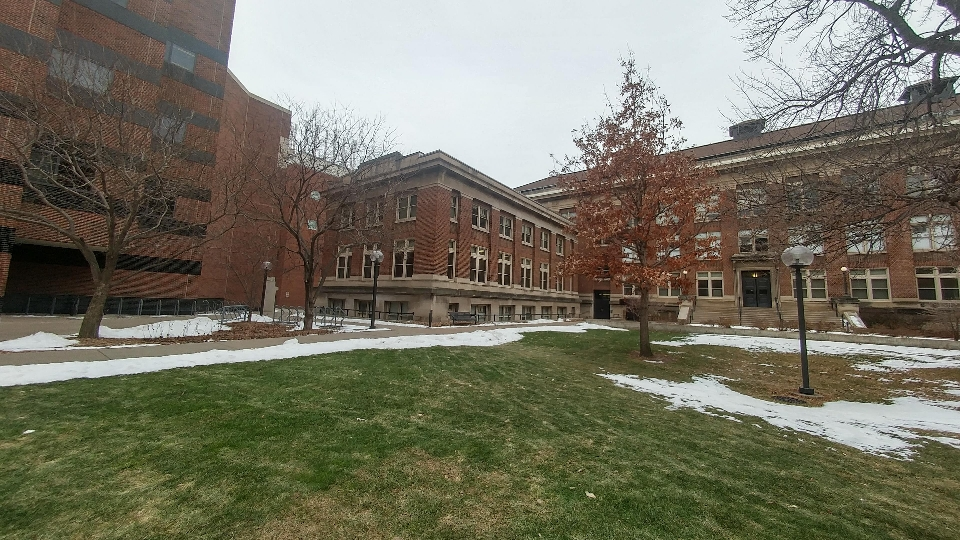
#> input picture A3/panaroma_generation/1.jpg, 960 x 540 px
$ python q2_2021550.py
#> lines starting #> are read from the running program, lines starting #| are printed output that depends on the picture; after the words box and inside, x2 and y2 are one past the last pixel; in counts of white or black regions, pixels touching at a corner belong together; long printed decimals are rounded
# %%
import numpy as np
import cv2 as cv
import os
import matplotlib.pyplot as plt
import imutils
np.set_printoptions(suppress=True)

# %% [markdown]
# #### Keypoint Extraction

# %% [markdown]
# Source: https://docs.opencv.org/4.x/da/df5/tutorial_py_sift_intro.html

# %%
image1 = cv.imread('panaroma_generation/1.jpg')
#> image1 is the input picture: shape (540, 960, 3); mean B, G, R 96.7, 113.4, 115.8
image2 = cv.imread('panaroma_generation/2.jpg')
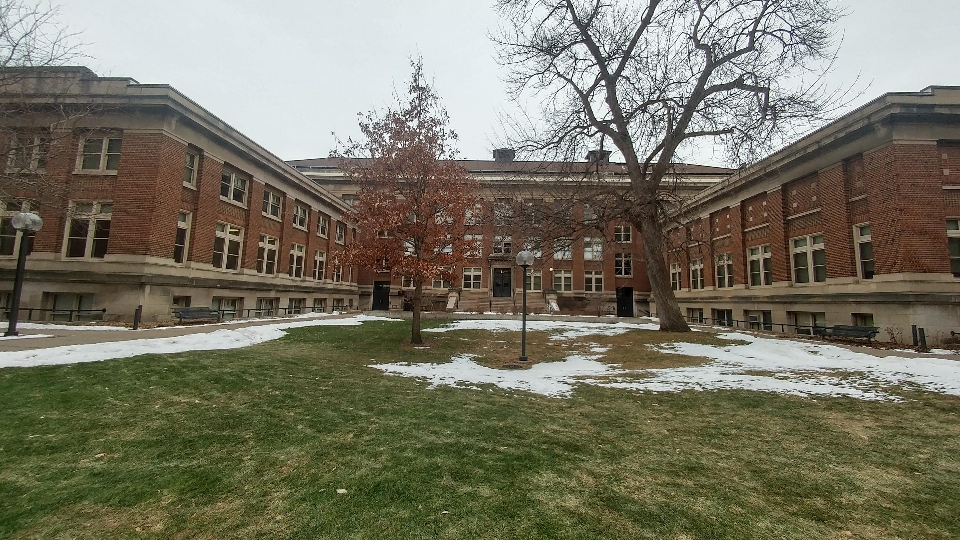
#> input picture A3/panaroma_generation/2.jpg, 960 x 540 px
#> image2 is the input picture: shape (540, 960, 3); mean B, G, R 98.9, 116.2, 118.8
# plot
plt.figure(figsize=(20, 10))
plt.subplot(1, 2, 1)
plt.imshow(cv.cvtColor(image1, cv.COLOR_BGR2RGB))
plt.title('Original Image 1')
plt.subplot(1, 2, 2)
plt.imshow(cv.cvtColor(image2, cv.COLOR_BGR2RGB))
plt.title('Original Image 2')
plt.show()

# %%
# detecting keypoints and descriptors using SIFT algorithm
def keypoint_detection(image1, image2):
    gray1 = cv.cvtColor(image1, cv.COLOR_BGR2GRAY)
    gray2 = cv.cvtColor(image2, cv.COLOR_BGR2GRAY)
    sift = cv.SIFT_create()
    keypoints1, descriptors1 = sift.detectAndCompute(gray1, None)
    keypoints2, descriptors2 = sift.detectAndCompute(gray2, None)
    return keypoints1, descriptors1, keypoints2, descriptors2

# %%
keypoints1, descriptors1, keypoints2, descriptors2 = keypoint_detection(image1, image2)
#> in keypoint_detection, `keypoints1, descriptors1 = sift.detectAndCompute(gray1, None)`: keypoints1 = 2569 keypoints; strongest (x, y, size): (633, 107, 1.8), (890, 49, 1.9), (844, 269, 2.9), (632, 140, 2)
#> in keypoint_detection, `keypoints2, descriptors2 = sift.detectAndCompute(gray2, None)`: keypoints2 = 3170 keypoints; strongest (x, y, size): (551, 269, 1.9), (671, 111, 1.9), (603, 82, 3.1), (770, 2, 2.1)
# drawing keypoints on the images
img1 = cv.drawKeypoints(image1, keypoints1, None, flags=cv.DRAW_MATCHES_FLAGS_DRAW_RICH_KEYPOINTS)
img2 = cv.drawKeypoints(image2, keypoints2, None, flags=cv.DRAW_MATCHES_FLAGS_DRAW_RICH_KEYPOINTS)
# change to RGB
img1 = cv.cvtColor(img1, cv.COLOR_BGR2RGB)
img2 = cv.cvtColor(img2, cv.COLOR_BGR2RGB)
# plotting the images
plt.figure(figsize=(20, 10))
plt.subplot(1, 2, 1)
plt.imshow(img1)
plt.title('Image 1 with Keypoints')
plt.subplot(1, 2, 2)
plt.imshow(img2)
plt.title('Image 2 with Keypoints')
plt.show()

# %% [markdown]
# #### Flann-Based Feature Matching

# %% [markdown]
# Source: https://docs.opencv.org/3.4/d5/d6f/tutorial_feature_flann_matcher.html

# %%
# Flann-Based feature matching using SIFT descriptors and keypoints
def flann_matching(keypoints1, descriptors1, keypoints2, descriptors2):
    flann_matcher = cv.DescriptorMatcher_create(cv.DescriptorMatcher_FLANNBASED)
    knn_flann_matches = flann_matcher.knnMatch(descriptors1, descriptors2, 2)
    # ratio test
    ratio_thresh = 0.7
    good_flann_matches = []
    for m, n in knn_flann_matches:
        if m.distance < ratio_thresh * n.distance:
            good_flann_matches.append(m)
    return good_flann_matches

# %%
good_flann_matches = flann_matching(keypoints1, descriptors1, keypoints2, descriptors2)
#> in flann_matching, `knn_flann_matches = flann_matcher.knnMatch(descriptors1, descriptors2,..`: knn_flann_matches = 2569 matches
#> after the loop in flann_matching, `for m, n in knn_flann_matches:`: good_flann_matches = 204 matches
#> good_flann_matches = 204 matches
# drawing the matches between the images
img_flann_matches = cv.drawMatches(image1, keypoints1, image2, keypoints2, good_flann_matches[:50], None, flags=cv.DrawMatchesFlags_NOT_DRAW_SINGLE_POINTS)
img_flann_matches = cv.cvtColor(img_flann_matches, cv.COLOR_BGR2RGB)
plt.figure(figsize=(20, 10))
plt.imshow(img_flann_matches)
plt.title('FLANN Matches')
plt.show()

# %% [markdown]
# #### Brute-Force Feature Matching

# %% [markdown]
# Source: https://docs.opencv.org/4.x/dc/dc3/tutorial_py_matcher.html

# %%
# Brute-Force Matching using SIFT descriptors and keypoints
def brute_force_matching(descriptors1, descriptors2):
    brute_force = cv.BFMatcher(cv.NORM_L2, crossCheck=True)
    bf_matches = brute_force.match(descriptors1, descriptors2)
    bf_matches = sorted(bf_matches, key=lambda x: x.distance)
    return bf_matches

# %%
bf_matches = brute_force_matching(descriptors1, descriptors2)
#> in brute_force_matching, `bf_matches = brute_force.match(descriptors1, descriptors2)`: bf_matches = 974 matches
#> bf_matches = 974 matches
# drawing the matches between the images
img_bf_matches = cv.drawMatches(image1, keypoints1, image2, keypoints2, bf_matches[:50], None, flags=cv.DrawMatchesFlags_NOT_DRAW_SINGLE_POINTS)
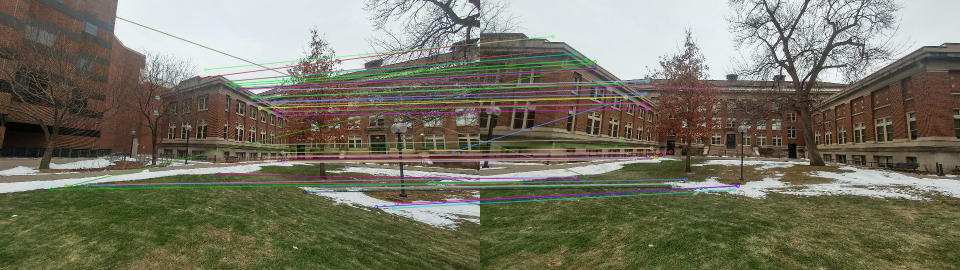
#> img_bf_matches: shape (540, 1920, 3) (shown at 1/2 size); mean B, G, R 100, 116.5, 118.3
img_bf_matches = cv.cvtColor(img_bf_matches, cv.COLOR_BGR2RGB)
# plotting the brute-force matched images
plt.figure(figsize=(20, 10))
plt.imshow(img_bf_matches)
plt.title('Brute-Force Matches')
plt.show()

# %% [markdown]
# #### Homography Estimation

# %% [markdown]
# Source: https://docs.opencv.org/3.4/d1/de0/tutorial_py_feature_homography.html

# %%
def homography_computation(keypoints1, keypoints2, descriptors1, descriptors2, good_flann_matches):
    point1 = np.float32([keypoints1[m.queryIdx].pt for m in good_flann_matches]).reshape(-1, 1, 2)
    point2 = np.float32([keypoints2[m.trainIdx].pt for m in good_flann_matches]).reshape(-1, 1, 2)
    H, mask = cv.findHomography(point2, point1, cv.RANSAC, 5.0)
    return point2, point1, H, mask

# %%
src_pts, dst_pts, H, mask = homography_computation(keypoints1, keypoints2, descriptors1, descriptors2, good_flann_matches)
#> in homography_computation, `point1 = np.float32([keypoints1[m.queryIdx].pt for m in good_flann_mat..`: point1 = 204 rows, first 8: [218, 335.9], [236.1, 365.8], [281.6, 138.3], [333.9, 296], [356.3, 277.6], [376.2, 262.3], [376.3, 321.9], [379.5, 252.5]
#> in homography_computation, `point2 = np.float32([keypoints2[m.trainIdx].pt for m in good_flann_mat..`: point2 = 204 rows, first 8: [807.2, 146.8], [81.04, 367.6], [429.6, 387.3], [795.6, 307.9], [49.99, 255.3], [25.95, 231.6], [19.17, 325.3], [33.87, 216]
#> in homography_computation, `H, mask = cv.findHomography(point2, point1, cv.RANSAC, 5.0)`: H = [[-0.0149, -0.0134, 365], [-0.306, 0.572, 126.8], [-0.00102, -7.45e-05, 1]]; mask = 204 values, max 1 at index 5, min 0 at index 0, mean 0.75
#> src_pts has the same summary as point2 in homography_computation; dst_pts has the same summary as point1 in homography_computation
print(f"Homography Matrix:\n{H}")
#| Homography Matrix:
#| [[ -0.01486  -0.01336 364.967 ]
#|  [ -0.3063   0.5723 126.842]
#|  [ -0.00102  -7.449e-05   1.        ]]

# %% [markdown]
# #### Perspective Warping

# %% [markdown]
# Source: https://theailearner.com/tag/cv2-warpperspective/

# %%
def perspective_warp(img1, img2, H):
    height, width = img1.shape[:2]
    warped_image1 = img1.copy()
    warped_image2 = cv.warpPerspective(img2, H, (width*2, height))
    warped_image2 = cv.resize(warped_image2, (width, height))
    # Warped image 1 and 2 after reshaping to original size of the image
    plt.figure(figsize=(20, 10))
    plt.subplot(1, 2, 1)
    plt.imshow(cv.cvtColor(warped_image1, cv.COLOR_BGR2RGB))
    plt.title('Warped Image 1')
    plt.subplot(1, 2, 2)
    plt.imshow(cv.cvtColor(warped_image2, cv.COLOR_BGR2RGB))
    plt.title('Warped Image 2')
    plt.show()
    # Warped image 1 and 2 without reshaping
    warped_image2 = cv.resize(warped_image2, (width*2, height))
    plt.figure(figsize=(20, 10))
    plt.subplot(1, 2, 1)
    plt.imshow(cv.cvtColor(warped_image1, cv.COLOR_BGR2RGB))
    plt.title('Warped Image 1')
    plt.subplot(1, 2, 2)
    plt.imshow(cv.cvtColor(warped_image2, cv.COLOR_BGR2RGB))
    plt.title('Warped Image 2')
    plt.show()

# %%
perspective_warp(image1, image2, H)

# %% [markdown]
# #### Stiching
#

# %% [markdown]
# ##### Without Cropping and Blending

# %%
# stitching two images together using homography matrix without cropping and blending
def no_crop_blend_stitch(img1, img2, H):
    width_panaroma = img1.shape[1] + img2.shape[1]
    height_panaroma = img1.shape[0]
    warped_image2 = cv.warpPerspective(img2, H, (width_panaroma, height_panaroma))
    # superimpose the image 1 on the warped image 2
    warped_image2[0:img1.shape[0], 0:img1.shape[1]] = img1
    # plot the panaroma generated without cropping and blending
    plt.figure(figsize=(20, 10))
    plt.imshow(cv.cvtColor(warped_image2, cv.COLOR_BGR2RGB))
    plt.title('Panaroma of Image 1 and 2 without Cropping and Blending')
    plt.show()

# %%
no_crop_blend_stitch(image1, image2, H)

# %% [markdown]
# ##### With Cropping and Blending

# %%
def crop_blend_stitch(img1, img2, H):
    width_panaroma = img1.shape[1]
    height_panaroma = img1.shape[0]
    warped_image2 = cv.warpPerspective(img2, H, (width_panaroma, height_panaroma))
    # blend images
    blended_image = cv.addWeighted(warped_image2, 0.5, img1, 0.5, 0)
    # find the contours of the blended image
    gray = cv.cvtColor(blended_image, cv.COLOR_BGR2GRAY)
    _, thresh = cv.threshold(gray, 1, 255, cv.THRESH_BINARY)
    contours, _ = cv.findContours(thresh, cv.RETR_EXTERNAL, cv.CHAIN_APPROX_SIMPLE)
    # find the bounding box of the contours
    x, y, w, h = cv.boundingRect(contours[0])
    # crop the blended image
    cropped_panaroma = blended_image[y:y+h, x:x+w]
    # plot the cropped and blended panaroma
    plt.figure(figsize=(20, 10))
    plt.imshow(cv.cvtColor(cropped_panaroma, cv.COLOR_BGR2RGB))
    plt.title('Panaroma of Image 1 and 2 with Cropping and Blending')
    plt.show()

# %%
crop_blend_stitch(image1, image2, H)
#> in crop_blend_stitch, `_, thresh = cv.threshold(gray, 1, 255, cv.THRESH_BINARY)`:
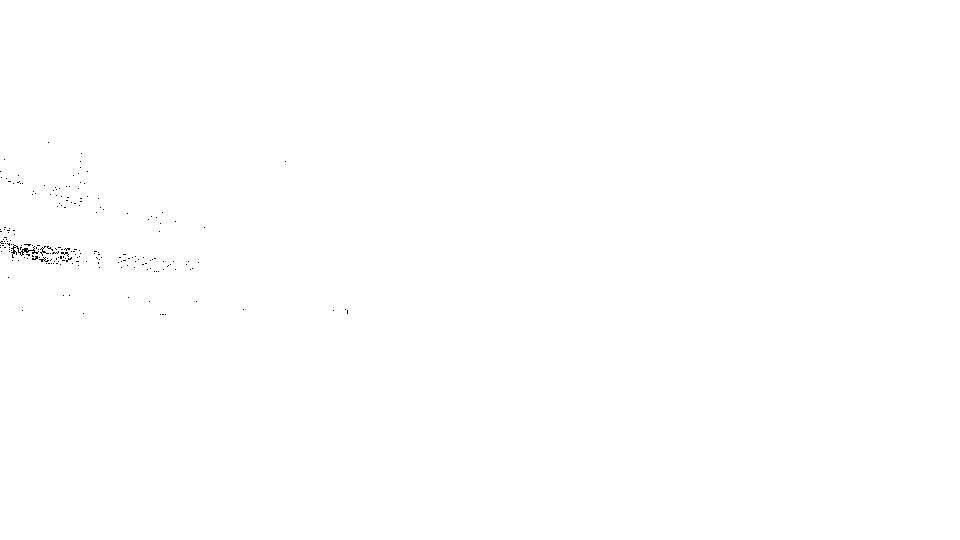
#> thresh: shape (540, 960); 99.9% white; black in thin lines or dots, all inside (x1, y1, x2, y2) = (0, 142, 348, 315)
#> in crop_blend_stitch, `contours, _ = cv.findContours(thresh, cv.RETR_EXTERNAL, cv.CHAIN_APPRO..`: contours = 1 contour; box (x1, y1, x2, y2) and area: (0, 0, 960, 540) 516893
#> in crop_blend_stitch, `x, y, w, h = cv.boundingRect(contours[0])`: x = 0; w = 960; h = 540

# %% [markdown]
# #### Multi-stitching

# %% [markdown]
# Source: https://www.youtube.com/watch?v=Zs51cg4mb0k&ab_channel=NicolaiNielsen

# %%
def blend_and_crop(panaroma):
    stitched_img = cv.copyMakeBorder(panaroma, 10, 10, 10, 10, cv.BORDER_CONSTANT, value=[0, 0, 0])
    gray = cv.cvtColor(stitched_img, cv.COLOR_BGR2GRAY)
    threshold = cv.threshold(gray, 0, 255, cv.THRESH_BINARY)[1]
    contours = cv.findContours(threshold.copy(), cv.RETR_EXTERNAL, cv.CHAIN_APPROX_SIMPLE)
    contours = imutils.grab_contours(contours)
    areaOI = max(contours, key=cv.contourArea)
    mask = np.zeros(threshold.shape, dtype='uint8')
    x, y, w, h = cv.boundingRect(areaOI)
    cv.rectangle(mask, (x, y), (x + w, y + h), (255, 255, 255), -1)
    minRectangle = mask.copy()
    sub = mask.copy()
    while cv.countNonZero(sub) > 0:
        minRectangle = cv.erode(minRectangle, None)
        sub = cv.subtract(minRectangle, threshold)
    contours = cv.findContours(minRectangle.copy(), cv.RETR_EXTERNAL, cv.CHAIN_APPROX_SIMPLE)
    contours = imutils.grab_contours(contours)
    areaOI = max(contours, key=cv.contourArea)
    x, y, w, h = cv.boundingRect(areaOI)
    stitched_img = stitched_img[y:y + h, x:x + w]
    return stitched_img

# %%
def multi_stitching(images):
    stitcher = cv.Stitcher_create()
    status, panaroma = stitcher.stitch(images)
    if not status:
        # plot the panaroma generated using multi-image stitching
        plt.figure(figsize=(20, 10))
        plt.imshow(cv.cvtColor(panaroma, cv.COLOR_BGR2RGB))
        plt.title('Panaroma of Multiple Images without Cropping and Blending')
        plt.show()
        # perform blending and cropping
        cropped_panaroma = blend_and_crop(panaroma)
        # plot the cropped and blended panaroma
        plt.figure(figsize=(20, 10))
        plt.imshow(cv.cvtColor(cropped_panaroma, cv.COLOR_BGR2RGB))
        plt.title('Panaroma of Multiple Images with Cropping and Blending')
        plt.show()

# %%
image_paths = []
for file in os.listdir('panaroma_generation'):
    if file.endswith('.jpg'):
        image_paths.append('panaroma_generation/' + file)
images = [cv.imread(image) for image in image_paths]
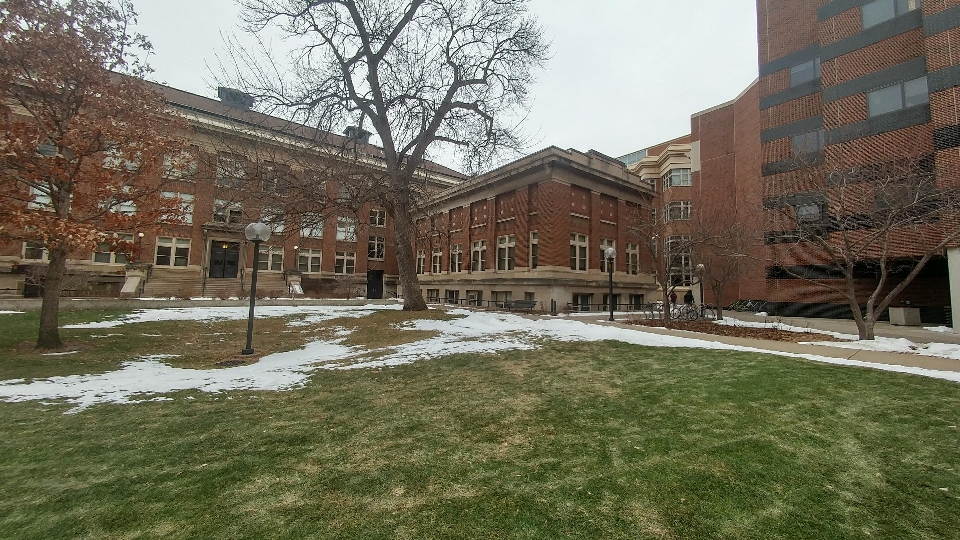
#> input picture A3/panaroma_generation/3.jpg, 960 x 540 px
#> images = 3 items
multi_stitching(images)
#> in multi_stitching, `status, panaroma = stitcher.stitch(images)`:
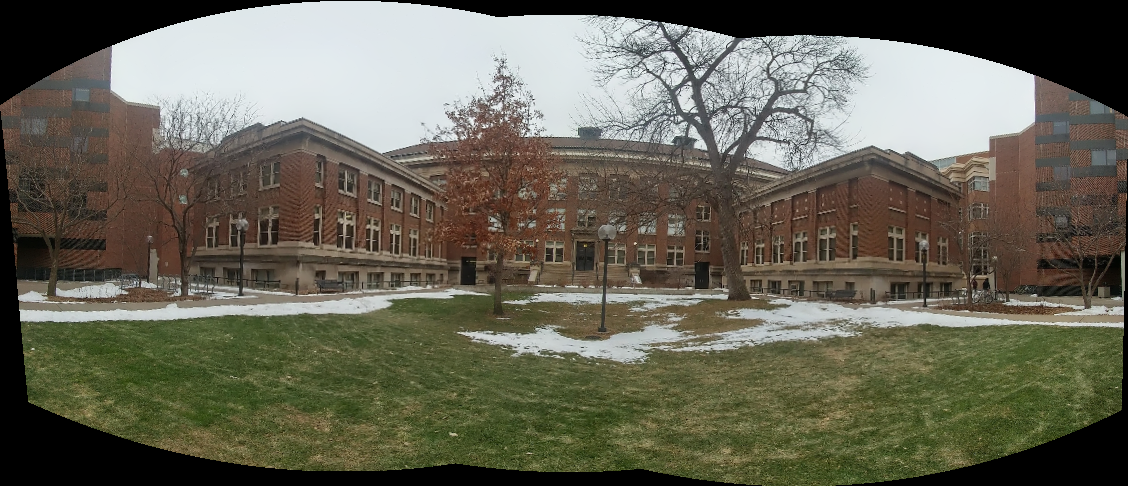
#> panaroma: shape (486, 1128, 3); mean of channels 0, 1, 2 85.6, 100.4, 102.4; drawn as B, G, R
#> in multi_stitching, `status, panaroma = stitcher.stitch(images)`: status = 0
#> in blend_and_crop, `threshold = cv.threshold(gray, 0, 255, cv.THRESH_BINARY)[1]`: threshold: shape (506, 1148); 81.7% white; 1 black region
#> in blend_and_crop, `contours = cv.findContours(threshold.copy(), cv.RETR_EXTERNAL, cv.CHAI..`: contours = 1 contour; box (x1, y1, x2, y2) and area: (10, 11, 1138, 496) 473438
#> in blend_and_crop, `areaOI = max(contours, key=cv.contourArea)`: areaOI = contour of 867 points, box (x1, y1, x2, y2) (10, 11, 1138, 496), area 473438
#> in blend_and_crop, `x, y, w, h = cv.boundingRect(areaOI)`: x = 10; y = 11; w = 1128; h = 485
#> in blend_and_crop, `cv.rectangle(mask, (x, y), (x + w, y + h), (255, 255, 255), -1)`: mask: shape (506, 1148); 94.5% white; 1 black region, box (x1, y1, x2, y2) and area: (0, 0, 1148, 506) 32194
#> the loop in blend_and_crop, `while cv.countNonZero(sub) > 0:` made 80 passes
#> after the loop in blend_and_crop, `while cv.countNonZero(sub) > 0:`:
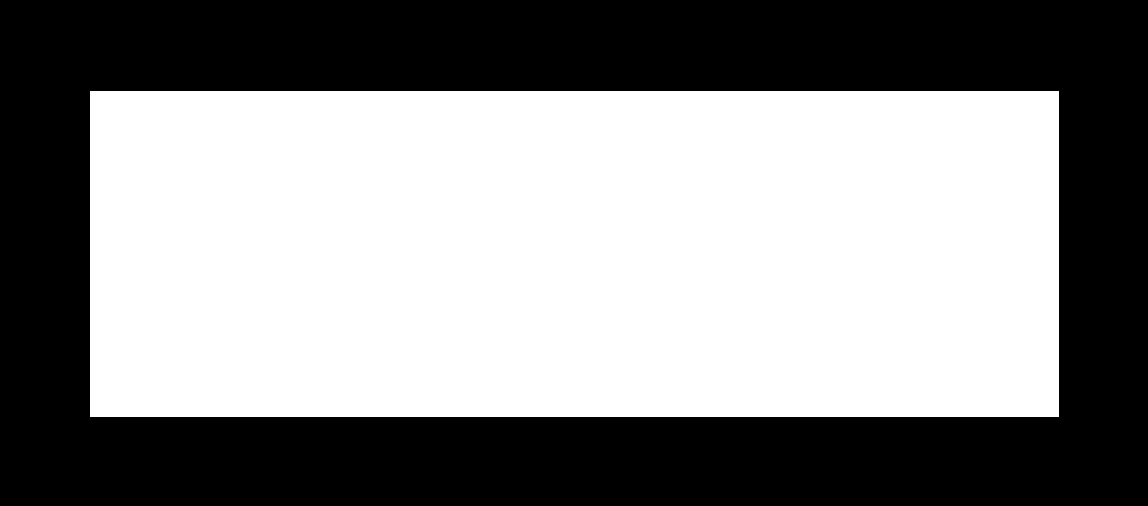
#> minRectangle: shape (506, 1148); 54.4% white; 1 black region
#> in blend_and_crop, `contours = cv.findContours(minRectangle.copy(), cv.RETR_EXTERNAL, cv.C..`: contours = 1 contour; box (x1, y1, x2, y2) and area: (90, 91, 1059, 417) 314600
#> in blend_and_crop, `contours = imutils.grab_contours(contours)`: contours = [[[90, 91], [90, 416], [1058, 416], [1058, 91]]]
#> in blend_and_crop, `areaOI = max(contours, key=cv.contourArea)`: areaOI = [[90, 91], [90, 416], [1058, 416], [1058, 91]]
#> in blend_and_crop, `x, y, w, h = cv.boundingRect(areaOI)`: x = 90; y = 91; w = 969; h = 326
#> in blend_and_crop, `stitched_img = stitched_img[y:y + h, x:x + w]`:
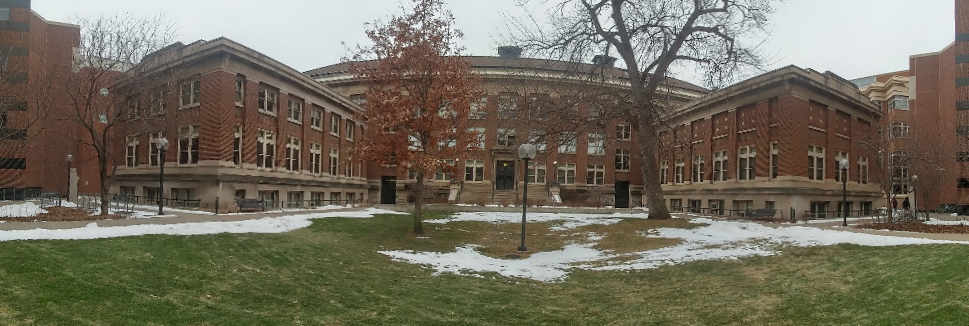
#> stitched_img: shape (326, 969, 3); mean of channels 0, 1, 2 93.9, 109.6, 114.6; drawn as B, G, R
